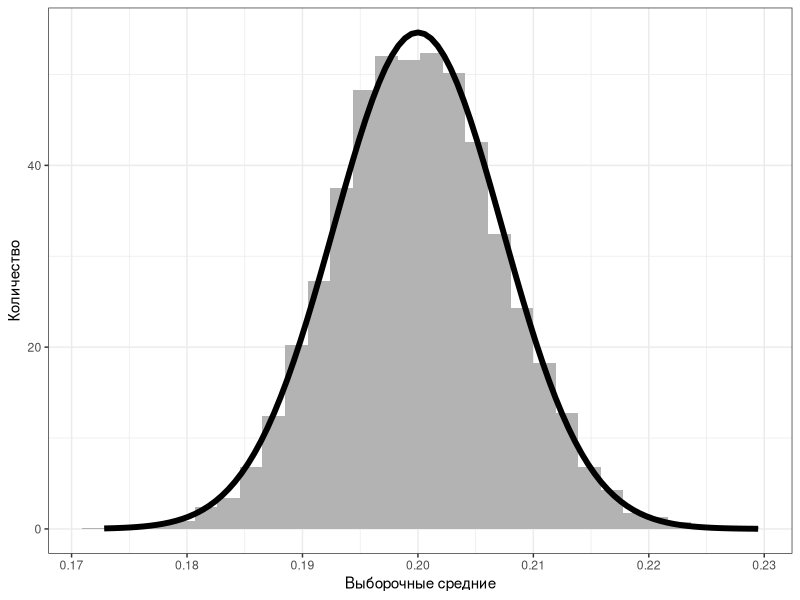
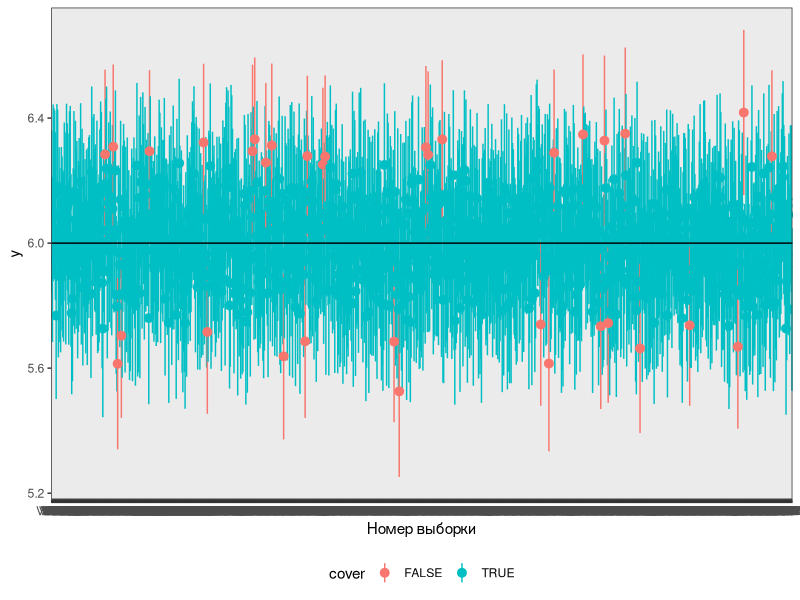

R code for these plots, in order:
library(tidyverse)
theme_set(theme_bw())
theme_update(legend.position = "bottom")

# rbeta(n = 50, shape1 = 1, shape = 4) %>% hist()

set.seed(999)
n_samples <- 10000
sample_size <- 500
shape1 <- 1
shape2 <- 4
mu <- shape1 / (shape1 + shape2)
var <- (shape1 * shape2) / ((shape1 + shape2)^2 *(shape1 + shape2 + 1))

rbeta(n = n_samples * sample_size, 
      shape1 = shape1, 
      shape2 = shape2) %>% 
  matrix(nrow = sample_size, ncol = n_samples) %>% 
  apply(2, mean) -> means

ggplot(NULL) +
  geom_histogram(aes(means, y = after_stat(density)), fill = "gray70") +
  geom_function(fun = dnorm, args = list(mean = mu, sd = sqrt(var / sample_size)),
                linewidth = 2) +
  # geom_function(fun = dnorm, args = list(mean = mu, sd = sqrt(var / sample_size)/2),
  #               linewidth = 2, color = "blue") +
  labs(x = "Выборочные средние", y = "Количество")



set.seed(123)
mu <- 6
sd <- 3
n_samples <- 1000
sample_size <- 500

rnorm(n = n_samples * sample_size, mean = mu, sd = sd) %>% 
  matrix(nrow = sample_size, ncol = n_samples) %>% 
  as_tibble() %>% 
  pivot_longer(cols = everything()) %>% 
  summarise(mean_cl_normal(value),
            .by = name) %>%
  mutate(cover = ifelse(ymin < mu & ymax > mu, TRUE, FALSE)) %>% 
  ggplot() +
  geom_pointrange(aes(x = name, y = y,
                      ymin = ymin, ymax = ymax,
                      color = cover)) +
  geom_hline(yintercept = mu) +
  labs(x = "Номер выборки")

set.seed(123)
rnorm(n = n_samples * sample_size, mean = mu, sd = sd) %>% 
  matrix(nrow = sample_size, ncol = n_samples) %>% 
  as_tibble() %>% 
  pivot_longer(cols = everything()) %>% 
  summarise(mean_cl_normal(value),
            .by = name) %>% 
  mutate(cover = ifelse(ymin < mu & ymax > mu, TRUE, FALSE)) %>% 
  pull(cover) %>% mean()
